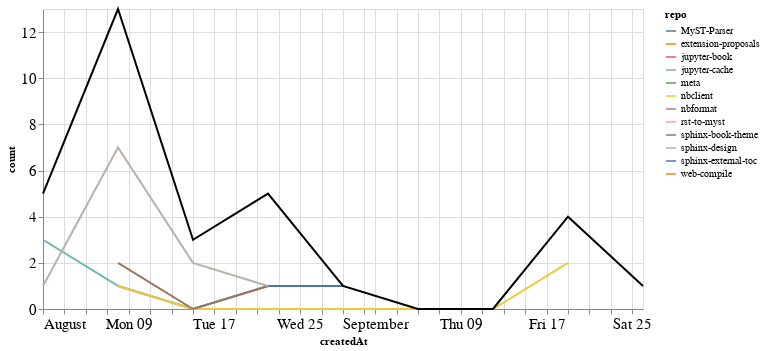

Notebook code for this chart:
### Markdown cell above
### PRs

### Code cell
prs_time = prs.groupby('repo').resample('W', on='createdAt').count()['author'].reset_index()
prs_time = prs_time.rename(columns={'author': 'count'})
prs_time_total = prs_time.groupby('createdAt').agg({"count": "sum"}).reset_index()

ch1 = alt.Chart(prs_time, width=600).mark_line().encode(
    x='createdAt',
    y='count',
    color='repo',
    tooltip="repo"
)

ch2 = alt.Chart(prs_time_total, width=600).mark_line(color="black").encode(
    x='createdAt',
    y='count',
)

ch1 + ch2

### Figure 1 — Vega-Lite specification as saved in the notebook (floating-point values rounded to 4 significant figures)
{"config": {"axisLeft": {"labelFontSize": 15}, "axisBottom": {"labelFontSize": 15}}, "layer": [{"data": {"name": "data-4314fdde0f0749a36462ee06933dcda8"}, "mark": "line", "encoding": {"color": {"type": "nominal", "field": "repo"}, "tooltip": {"type": "nominal", "field": "repo"}, "x": {"type": "temporal", "field": "createdAt"}, "y": {"type": "quantitative", "field": "count"}}, "width": 600}, {"data": {"name": "data-da5e439564d9461cc9ef66ce761f70b8"}, "mark": {"type": "line", "color": "black"}, "encoding": {"x": {"type": "temporal", "field": "createdAt"}, "y": {"type": "quantitative", "field": "count"}}, "width": 600}], "$schema": "https://vega.github.io/schema/vega-lite/v4.8.1.json", "datasets": {"data-4314fdde0f0749a36462ee06933dcda8": [{"repo": "MyST-Parser", "createdAt": "2021-08-08T00:00:00", "count": 1}, {"repo": "MyST-Parser", "createdAt": "2021-08-15T00:00:00", "count": 0}, {"repo": "MyST-Parser", "createdAt": "2021-08-22T00:00:00", "count": 1}, {"repo": "MyST-Parser", "createdAt": "2021-08-29T00:00:00", "count": 1}, {"repo": "extension-proposals", "createdAt": "2021-09-19T00:00:00", "count": 1}, {"repo": "jupyter-book", "createdAt": "2021-08-15T00:00:00", "count": 1}, {"repo": "jupyter-cache", "createdAt": "2021-08-01T00:00:00", "count": 3}, {"repo": "jupyter-cache", "createdAt": "2021-08-08T00:00:00", "count": 1}, {"repo": "meta", "createdAt": "2021-08-08T00:00:00", "count": 1}, {"repo": "nbclient", "createdAt": "2021-08-08T00:00:00", "count": 1}, {"repo": "nbclient", "createdAt": "2021-08-15T00:00:00", "count": 0}, {"repo": "nbclient", "createdAt": "2021-08-22T00:00:00", "count": 0}, {"repo": "nbclient", "createdAt": "2021-08-29T00:00:00", "count": 0}, {"repo": "nbclient", "createdAt": "2021-09-05T00:00:00", "count": 0}, {"repo": "nbclient", "createdAt": "2021-09-12T00:00:00", "count": 0}, {"repo": "nbclient", "createdAt": "2021-09-19T00:00:00", "count": 2}, {"repo": "nbformat", "createdAt": "2021-09-19T00:00:00", "count": 1}, {"repo": "rst-to-myst", "createdAt": "2021-08-22T00:00:00", "count": 2}, {"repo": "sphinx-book-theme", "createdAt": "2021-08-08T00:00:00", "count": 2}, {"repo": "sphinx-book-theme", "createdAt": "2021-08-15T00:00:00", "count": 0}, {"repo": "sphinx-book-theme", "createdAt": "2021-08-22T00:00:00", "count": 1}, {"repo": "sphinx-design", "createdAt": "2021-08-01T00:00:00", "count": 1}, {"repo": "sphinx-design", "createdAt": "2021-08-08T00:00:00", "count": 7}, {"repo": "sphinx-design", "createdAt": "2021-08-15T00:00:00", "count": 2}, {"repo": "sphinx-design", "createdAt": "2021-08-22T00:00:00", "count": 1}, {"repo": "sphinx-external-toc", "createdAt": "2021-08-01T00:00:00", "count": 1}, {"repo": "web-compile", "createdAt": "2021-09-26T00:00:00", "count": 1}], "data-da5e439564d9461cc9ef66ce761f70b8": [{"createdAt": "2021-08-01T00:00:00", "count": 5}, {"createdAt": "2021-08-08T00:00:00", "count": 13}, {"createdAt": "2021-08-15T00:00:00", "count": 3}, {"createdAt": "2021-08-22T00:00:00", "count": 5}, {"createdAt": "2021-08-29T00:00:00", "count": 1}, {"createdAt": "2021-09-05T00:00:00", "count": 0}, {"createdAt": "2021-09-12T00:00:00", "count": 0}, {"createdAt": "2021-09-19T00:00:00", "count": 4}, {"createdAt": "2021-09-26T00:00:00", "count": 1}]}}
